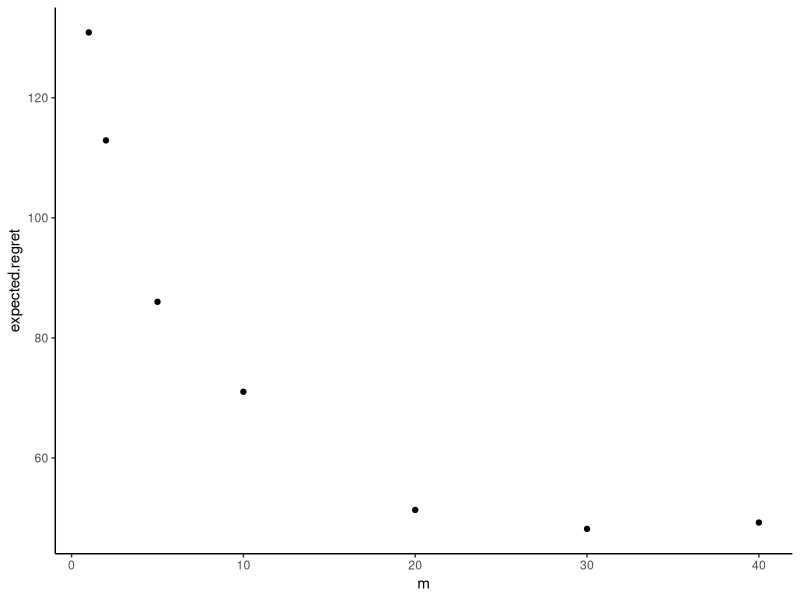
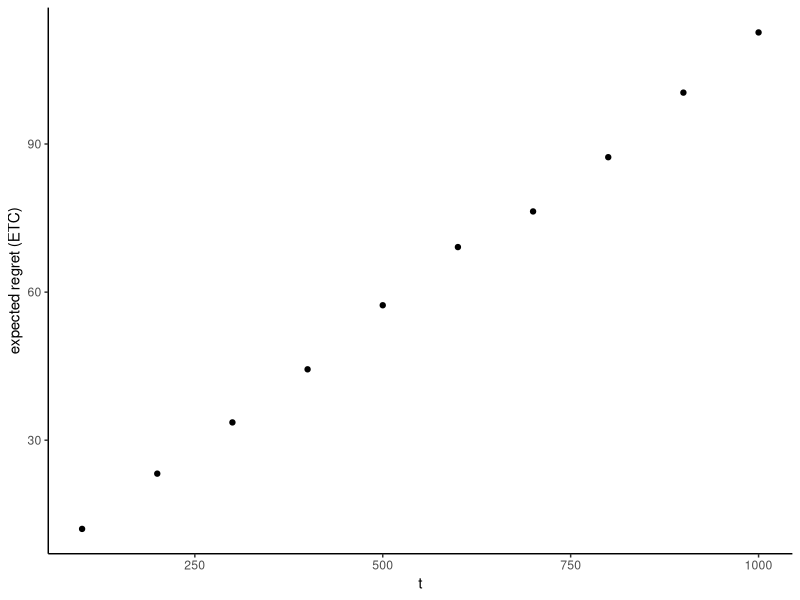
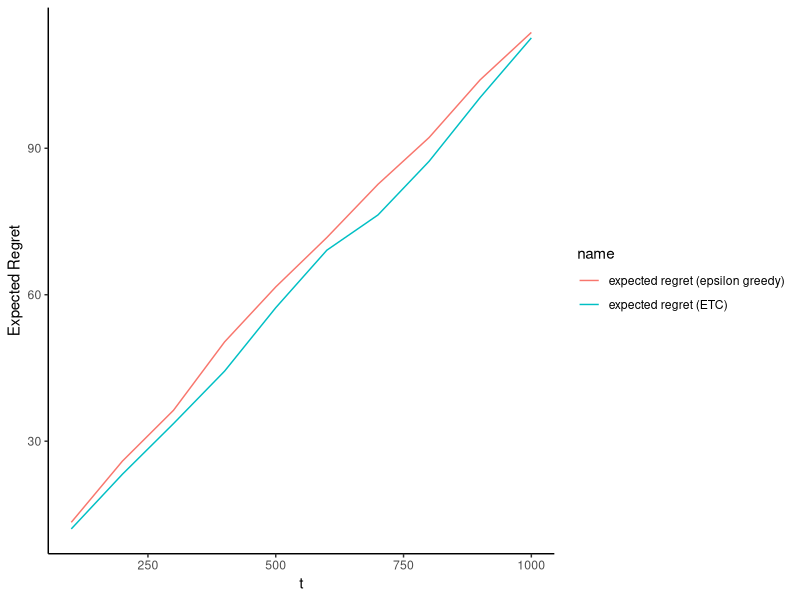

Source code (R) for these figures, in order: (Note: a time limit stopped this script after it produced the figures.)
## ---- chunk 1
library(tidyverse)
library(purrr)
## ---- chunk 2
## explore then commit algorithm
etc_algorithm <- function(prob, n, m=NULL,
                          reps=1000, k=4) {
  
  total_regret <- c()
  for (r in 1:reps) {
    regret <- vector("numeric", n)
    a <- vector("integer", n)
    mu <- matrix(nrow=n, ncol=k)
    
    for (t in 1:(m*k)) {
      a_t <- t%%k + 1
      a[t] <- a_t
      mu[t, a_t] <- rbinom(1, 1, prob=prob[a_t])
      regret[t] <- max(prob) - prob[a_t]
    }
    
    mu_mean <- 
      apply(mu[1:(m*k),], 2, 
            mean, na.rm = TRUE)
    for (t in ((m*k)+1):n) {
          a_t <- which.max(mu_mean)
          a[t] <- a_t
          regret[t] <- max(prob) - prob[a_t]
    }
    total_regret <- c(total_regret, sum(regret))
  }
  return(mean(total_regret))
}
## ---- chunk 3
regret_val <- c()
m_vals <- c(1, 2, 5, 10, 20, 30, 40)
for (m in m_vals) {
  r <- etc_algorithm(c(0.6, 0.5, 0.3, 0.7), 1000, m = m)
  regret_val <- c(regret_val,
                  r)
}


ggplot(data = data.frame("m" = m_vals,
                         "expected regret" = regret_val),
       aes(m, `expected.regret`)) +
  geom_point() +
  theme_classic()
## ---- chunk 4
regret_val_etc <- c()
for (t in seq(100, 1000, 100)) {
  r <- etc_algorithm(c(0.6, 0.5, 0.3, 0.7), t, m = 2)
  regret_val_etc <- c(regret_val_etc,
                  r)
}

ggplot(data = tibble("t" = seq(100, 1000, 100),
                         "expected regret (ETC)" = regret_val_etc),
       aes(t, `expected regret (ETC)`)) +
  geom_point() +
  theme_classic()
## ---- chunk 5
# epsilon-greedy algorithm
epsilon_greedy_algorithm <- function(prob, n, eps,
                          reps=100, k=4) {
  total_regret <- c()
  for (r in 1:reps) {
    regret <- vector("numeric", n)
    a <- vector("integer", n)
    mu <- matrix(nrow=n, ncol=k)
    
    for (t in 1:n) {
      
      if ((runif(1) > eps) & (t > 2)) {
        mu_mean <- 
          apply(mu[1:(t-1),], 2, 
                mean, na.rm = TRUE)
        a_t <- which.max(mu_mean)
      } else {
        a_t <- sample(c(1,2), 1)
      }
        a[t] <- a_t
        mu[t, a_t] <- rbinom(1, 1, prob=prob[a_t])
        regret[t] <- max(prob) - prob[a_t]
    }
    
    total_regret <- c(total_regret, sum(regret))
  }
  return(mean(total_regret))
}
## ---- chunk 6
regret_val_eg <- c()
for (t in seq(100, 1000, 100)) {
  r <- epsilon_greedy_algorithm(c(0.6, 0.5, 0.3, 0.7), t, 
                                eps=0.1)
  regret_val_eg <- c(regret_val_eg,
                  r)
}

ggplot(data = tibble("t" = seq(100, 1000, 100),
                     "expected regret (ETC)" = regret_val_etc,
                         "expected regret (epsilon greedy)" = regret_val_eg) %>% 
         pivot_longer(-t),
       aes(t, value, color=name)) +
  geom_line() +
  theme_classic() +
  labs(x = 't',
       y = 'Expected Regret')
## ---- chunk 7
## upper confidence bound
ucb_algorithm <- function(prob, n, delta,
                          reps=100, k=4) {
  total_regret <- c()
  for (r in 1:reps) {
    regret <- vector("numeric", n)
    a <- vector("integer", n)
    mu <- matrix(nrow=n, ncol=k)
    pulls <- vector("integer", k)
    ucb <- matrix(nrow=n, ncol=k)
    
    for (t in 1:n) {
      
      if (t > 2) {
        mu_mean <- 
          apply(mu[1:(t-1),], 2, 
                mean, na.rm = TRUE)
        ucb <- mu_mean + sqrt((2 * log(1 / delta)) / pulls)
        a_t <- which.max(ucb)
      } else {
        a_t <- sample(c(1,2), 1)
      }
        a[t] <- a_t
        pulls[a_t] <- pulls[a_t] + 1
        mu[t, a_t] <- rbinom(1, 1, prob=prob[a_t])
        regret[t] <- max(prob) - prob[a_t]
    }
    
    total_regret <- c(total_regret, sum(regret))
  }
  return(mean(total_regret))
}
## ---- chunk 8
regret_val_ucb <- c()
for (t in seq(100, 1000, 100)) {
  r <- ucb_algorithm(c(0.6, 0.5, 0.3, 0.7), t, 
                                delta=1/(t^2))
  regret_val_ucb <- c(regret_val_ucb,
                  r)
}
## ---- chunk 9
ggplot(data = tibble("t" = seq(100, 1000, 100),
                     "ETC" = regret_val_etc,
                         "Epsilon Greedy" = regret_val_eg,
                     "UCB" = regret_val_ucb) %>% 
         pivot_longer(-t),
       aes(t, value, color=name)) +
  geom_line() +
  theme_classic() +
  labs(x = 't',
       y = 'Expected Regret')
